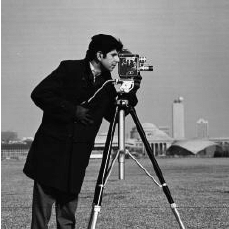
%> input picture MATLABCIA/CIA2018MATLAB/Question4/DiagonalImage/cameraman.tif, 229 x 229 px
$ octave diagimage.m   (GNU Octave 9; MATLAB toolbox functions it lacks are replaced by stand-ins)
%> lines starting %> are read from the running program, lines starting %| are printed output that depends on the picture
clc;    % Clear the command window.
close all;  % Close all figures (except those of imtool.)
workspace;  % Make sure the workspace panel is showing.
format long g;
format compact;
fontSize = 20;
grayImage = imread('cameraman.tif');
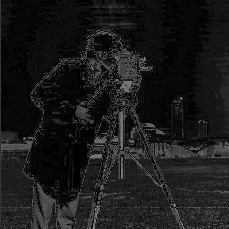
%> grayImage: size 229x229 uint8; min 0, max 127, mean 25.4
% Display the original gray scale image.
subplot(3, 1, 1);
imshow(grayImage, []);
title('Original Grayscale Image', 'FontSize', fontSize);
% Enlarge figure to full screen.
set(gcf, 'Units', 'Normalized', 'OuterPosition', [0 0 1 1]);
% Give a name to the title bar.
set(gcf, 'Name', 'Demo by ImageAnalyst', 'NumberTitle', 'Off')
upperPixelImage = triu(grayImage); % 2D image
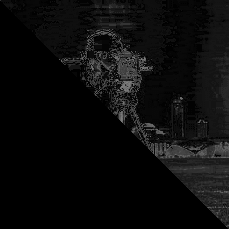
%> upperPixelImage: size 229x229 uint8; min 0, max 127, mean 11.5
% Display the original gray scale image.
subplot(3, 1, 2);
imshow(upperPixelImage, []);
title('Upper Triangle', 'FontSize', fontSize);
% Get the 1-D list of upper values.
mask = triu(ones(size(grayImage))) > 0;
upperList = upperPixelImage(mask);
lowerPixelImage = tril(grayImage); % 2D image
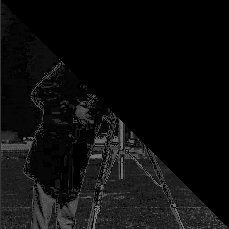
%> lowerPixelImage: size 229x229 uint8; min 0, max 127, mean 14
% Display the original gray scale image.
subplot(3, 1, 3);
imshow(lowerPixelImage, []);
title('Lower Triangle', 'FontSize', fontSize);
% Get the 1-D list of lower values.
mask = tril(ones(size(grayImage))) > 0;
lowerList = lowerPixelImage(mask);
